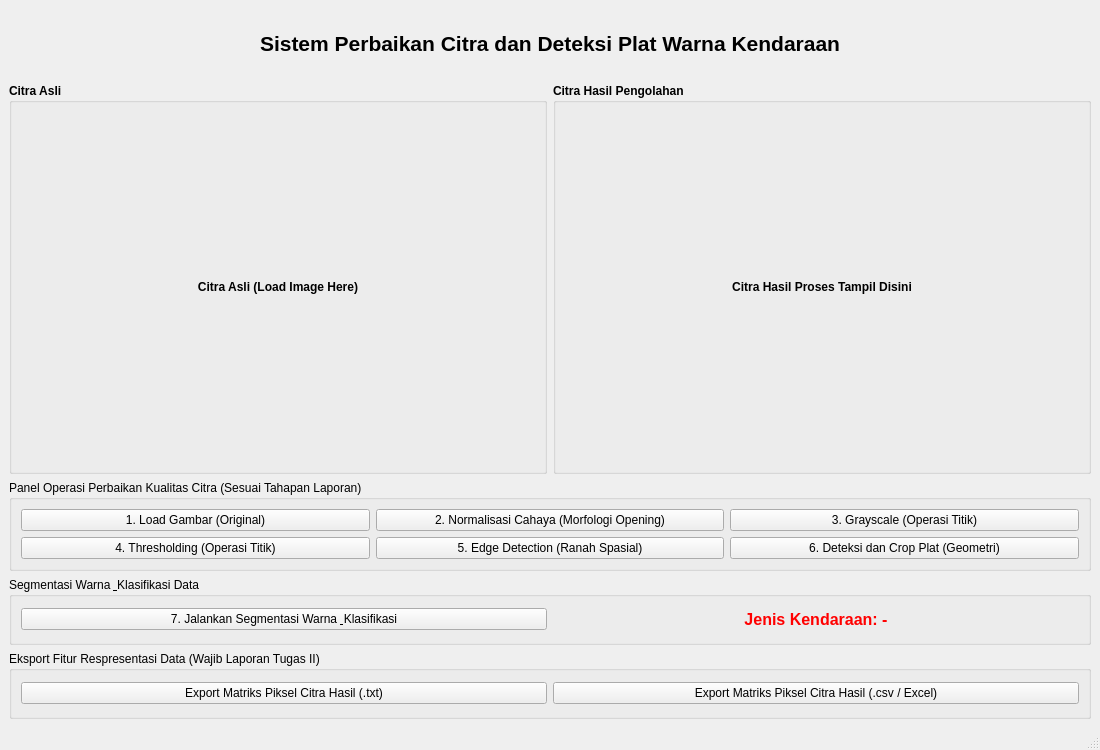
<?xml version="1.0" encoding="UTF-8"?>
<ui version="4.0">
 <class>MainWindow</class>
 <widget class="QMainWindow" name="MainWindow">
  <property name="geometry">
   <rect>
    <x>0</x>
    <y>0</y>
    <width>1100</width>
    <height>750</height>
   </rect>
  </property>
  <property name="windowTitle">
   <string>Aplikasi Deteksi dan Klasifikasi Warna Plat Nomor - PCD ITENAS</string>
  </property>
  <widget class="QWidget" name="centralwidget">
   <layout class="QGridLayout" name="gridLayout">
    <item row="0" column="0" colspan="2">
     <widget class="QLabel" name="label_title">
      <property name="font">
       <font>
        <pointsize>16</pointsize>
        <weight>75</weight>
        <bold>true</bold>
       </font>
      </property>
      <property name="text">
       <string>Sistem Perbaikan Citra dan Deteksi Plat Warna Kendaraan</string>
      </property>
      <property name="alignment">
       <set>Qt::AlignCenter</set>
      </property>
     </widget>
    </item>
    <item row="1" column="0">
     <widget class="QGroupBox" name="groupBox_Original">
      <property name="title">
       <string>Citra Asli</string>
      </property>
      <property name="font">
       <font>
        <weight>75</weight>
        <bold>true</bold>
       </font>
      </property>
      <layout class="QVBoxLayout" name="verticalLayout">
       <item>
        <widget class="QLabel" name="label_citra_asli">
         <property name="minimumSize">
          <size>
           <width>500</width>
           <height>350</height>
          </size>
         </property>
         <property name="alignment">
          <set>Qt::AlignCenter</set>
         </property>
         <property name="text">
          <string>Citra Asli (Load Image Here)</string>
         </property>
        </widget>
       </item>
      </layout>
     </widget>
    </item>
    <item row="1" column="1">
     <widget class="QGroupBox" name="groupBox_Result">
      <property name="title">
       <string>Citra Hasil Pengolahan</string>
      </property>
      <property name="font">
       <font>
        <weight>75</weight>
        <bold>true</bold>
       </font>
      </property>
      <layout class="QVBoxLayout" name="verticalLayout_2">
       <item>
        <widget class="QLabel" name="label_citra_hasil">
         <property name="minimumSize">
          <size>
           <width>500</width>
           <height>350</height>
          </size>
         </property>
         <property name="alignment">
          <set>Qt::AlignCenter</set>
         </property>
         <property name="text">
          <string>Citra Hasil Proses Tampil Disini</string>
         </property>
        </widget>
       </item>
      </layout>
     </widget>
    </item>
    <item row="2" column="0" colspan="2">
     <widget class="QGroupBox" name="groupBox_Controls">
      <property name="title">
       <string>Panel Operasi Perbaikan Kualitas Citra (Sesuai Tahapan Laporan)</string>
      </property>
      <layout class="QGridLayout" name="gridLayout_2">
       <item row="0" column="0">
        <widget class="QPushButton" name="btn_load">
         <property name="text">
          <string>1. Load Gambar (Original)</string>
         </property>
        </widget>
       </item>
       <item row="0" column="1">
        <widget class="QPushButton" name="btn_normalisasi">
         <property name="text">
          <string>2. Normalisasi Cahaya (Morfologi Opening)</string>
         </property>
        </widget>
       </item>
       <item row="0" column="2">
        <widget class="QPushButton" name="btn_grayscale">
         <property name="text">
          <string>3. Grayscale (Operasi Titik)</string>
         </property>
        </widget>
       </item>
       <item row="1" column="0">
        <widget class="QPushButton" name="btn_threshold">
         <property name="text">
          <string>4. Thresholding (Operasi Titik)</string>
         </property>
        </widget>
       </item>
       <item row="1" column="1">
        <widget class="QPushButton" name="btn_edge">
         <property name="text">
          <string>5. Edge Detection (Ranah Spasial)</string>
         </property>
        </widget>
       </item>
       <item row="1" column="2">
        <widget class="QPushButton" name="btn_deteksi">
         <property name="text">
          <string>6. Deteksi dan Crop Plat (Geometri)</string>
         </property>
        </widget>
       </item>
      </layout>
     </widget>
    </item>
    <item row="3" column="0" colspan="2">
     <widget class="QGroupBox" name="groupBox_Hasil_Akhir">
      <property name="title">
       <string>Segmentasi Warna &amp; Klasifikasi Data</string>
      </property>
      <layout class="QHBoxLayout" name="horizontalLayout">
       <item>
        <widget class="QPushButton" name="btn_segmentasi">
         <property name="text">
          <string>7. Jalankan Segmentasi Warna &amp; Klasifikasi</string>
         </property>
        </widget>
       </item>
       <item>
        <widget class="QLabel" name="label_hasil_klasifikasi">
         <property name="font">
          <font>
           <pointsize>12</pointsize>
           <weight>75</weight>
           <bold>true</bold>
          </font>
         </property>
         <property name="styleSheet">
          <string>color: red;</string>
         </property>
         <property name="text">
          <string>Jenis Kendaraan: -</string>
         </property>
         <property name="alignment">
          <set>Qt::AlignCenter</set>
         </property>
        </widget>
       </item>
      </layout>
     </widget>
    </item>
    <item row="4" column="0" colspan="2">
     <widget class="QGroupBox" name="groupBox_Eksport">
      <property name="title">
       <string>Eksport Fitur Respresentasi Data (Wajib Laporan Tugas II)</string>
      </property>
      <layout class="QHBoxLayout" name="horizontalLayout_2">
       <item>
        <widget class="QPushButton" name="btn_export_txt">
         <property name="text">
          <string>Export Matriks Piksel Citra Hasil (.txt)</string>
         </property>
        </widget>
       </item>
       <item>
        <widget class="QPushButton" name="btn_export_csv">
         <property name="text">
          <string>Export Matriks Piksel Citra Hasil (.csv / Excel)</string>
         </property>
        </widget>
       </item>
      </layout>
     </widget>
    </item>
   </layout>
  </widget>
  <widget class="QStatusBar" name="statusbar"/>
 </widget>
 <resources/>
 <connections/>
</ui>
